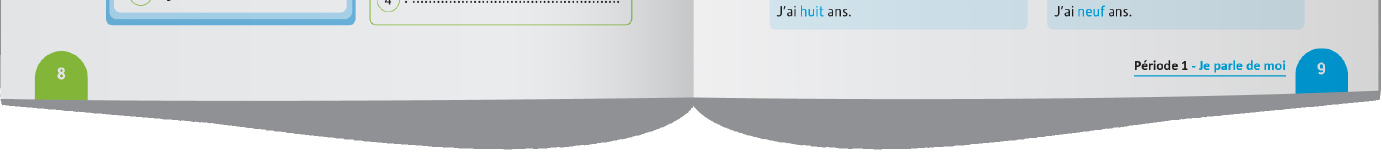
#> input picture debug_bottom.png, 2763 x 320 px, found by its file name (shown at 1/2 size)
$ python test_psm11.py
#> lines starting #> are read from the running program, lines starting #| are printed output that depends on the picture
import cv2
import tempfile
import subprocess
import re

img = cv2.imread('debug_bottom.png')
#> img is the input picture: shape (320, 2763, 3); mean B, G, R 214.8, 213, 208

# Just grayscale, no thresholding
gray = cv2.cvtColor(img, cv2.COLOR_BGR2GRAY)
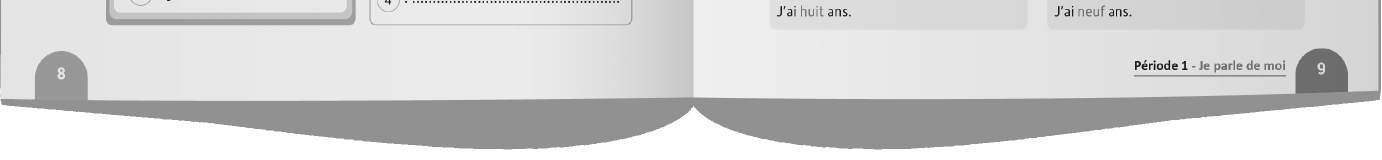
#> gray: shape (320, 2763) (shown at 1/2 size); min 27, max 255, mean 211.8
# scale up a bit
resized = cv2.resize(gray, None, fx=2, fy=2, interpolation=cv2.INTER_CUBIC)

with tempfile.NamedTemporaryFile(suffix='.png') as f:
    cv2.imwrite(f.name, resized)

    # Run tesseract with PSM 11 (sparse text)
#> (the run stopped early here; a loop or call above may not have finished)

$ run again, with bottom.png copied over debug_bottom.png
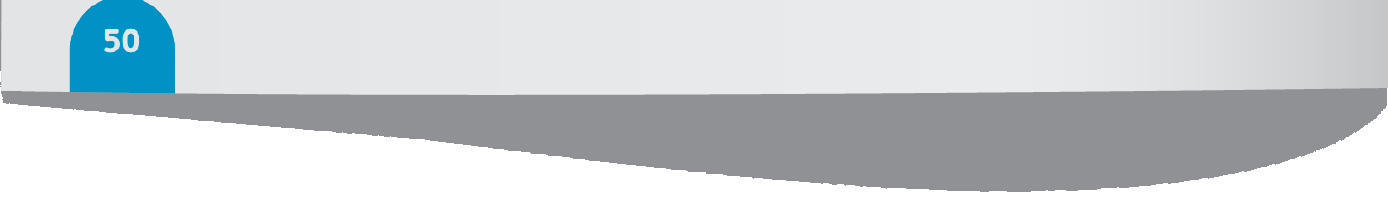
#> input picture bottom.png, 1388 x 213 px, found by its file name
#> img is the input picture: shape (213, 1388, 3); mean B, G, R 211.8, 208.7, 203.8
#> `gray = cv2.cvtColor(img, cv2.COLOR_BGR2GRAY)`:
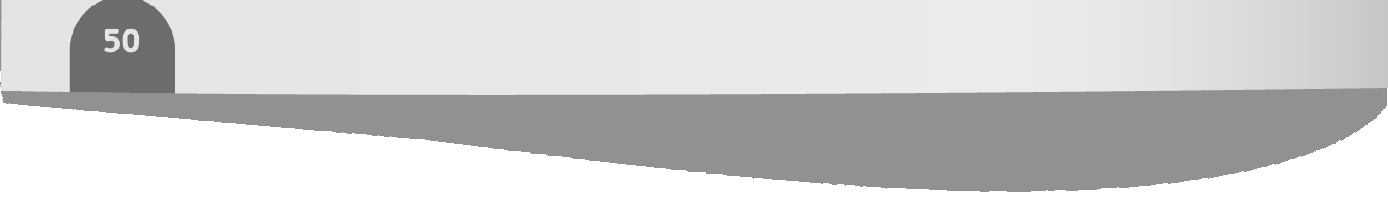
#> gray: shape (213, 1388); min 108, max 255, mean 207.6

$ run again, with bottom4.png copied over debug_bottom.png
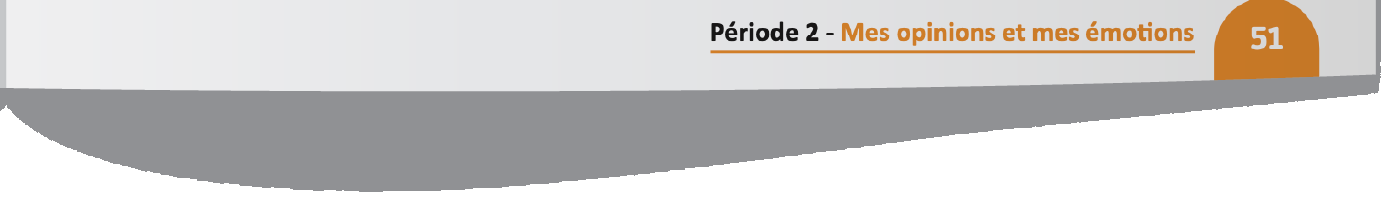
#> input picture bottom4.png, 1388 x 213 px, found by its file name
#> img is the input picture: shape (213, 1388, 3); mean B, G, R 204.3, 206, 208.4
#> `gray = cv2.cvtColor(img, cv2.COLOR_BGR2GRAY)`:
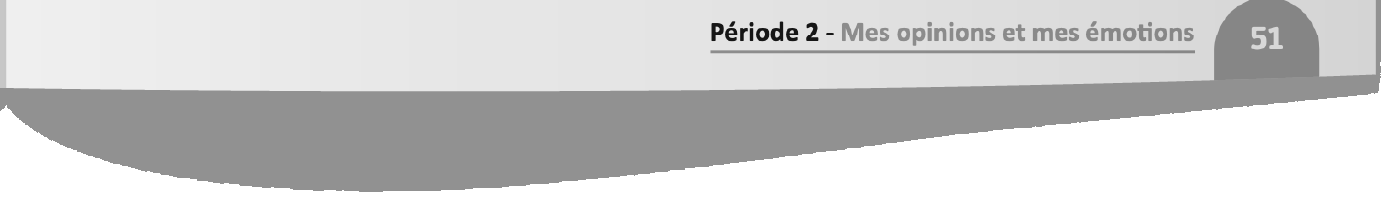
#> gray: shape (213, 1388); min 22, max 255, mean 206.5
